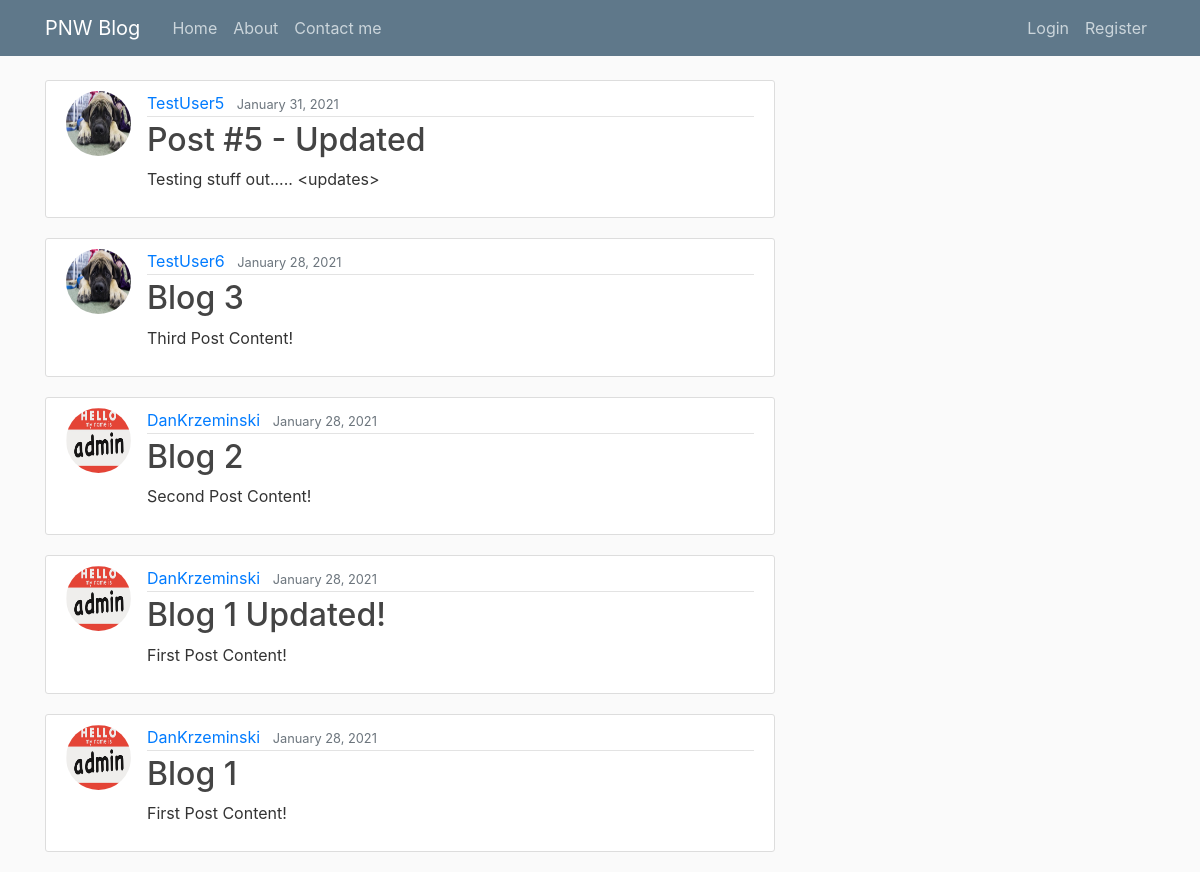
/, run on an earlier commit of the app's database.
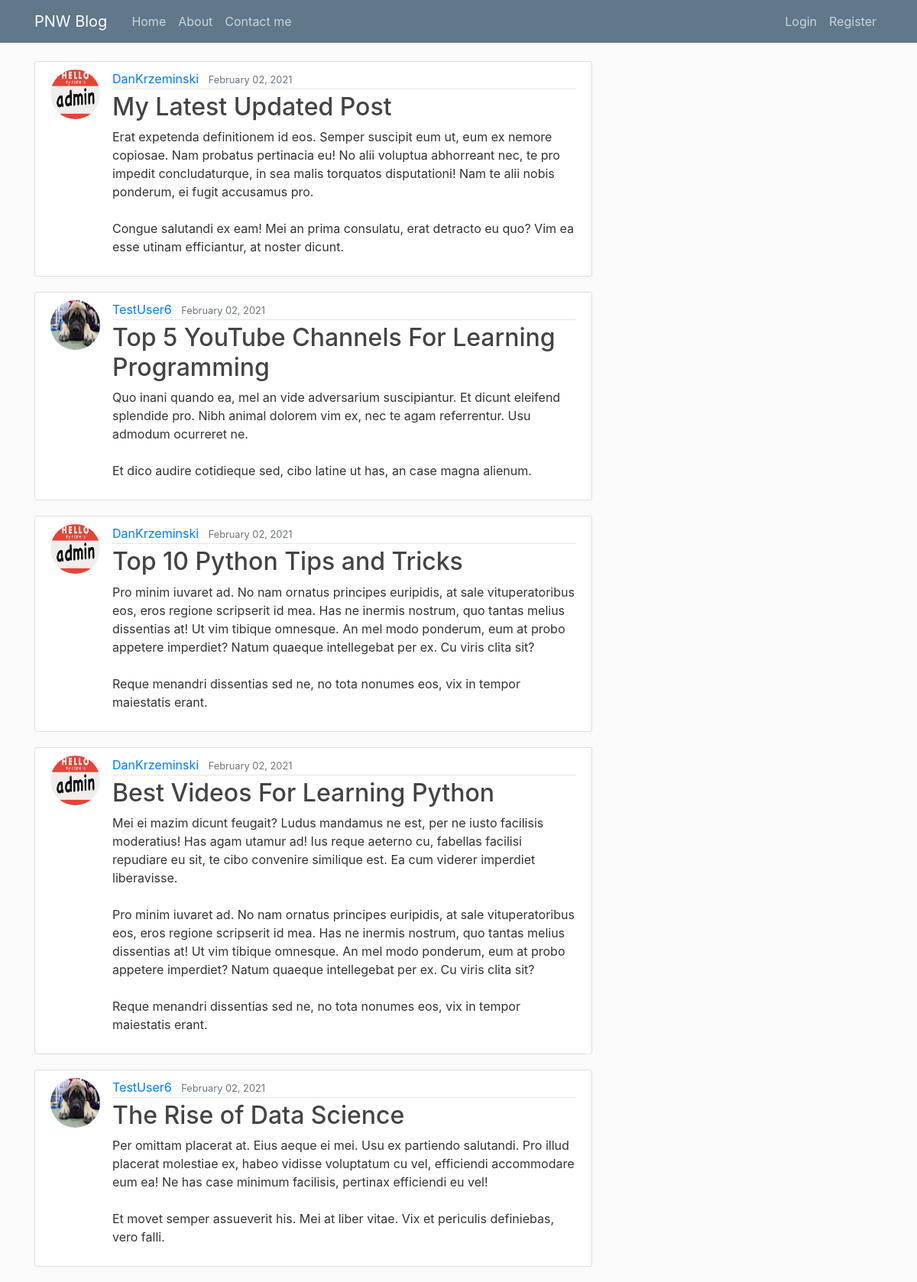
And on a later commit of the database.
### blog/models.py (models this page shows, shortened)
class Post (models.Model):
    title = models.CharField(max_length=100)
    content = models.TextField()
    date_posted = models.DateTimeField(default=timezone.now)
    author = models.ForeignKey(User, on_delete=models.CASCADE)

### users/models.py (models this page shows, shortened)
class Profile(models.Model):
    user = models.OneToOneField(User, on_delete=models.CASCADE)
    image = models.ImageField(default='default.jpg', upload_to='profile_pics')

### blog/views.py (the view)
# urls.py: path('', PostListView.as_view(), name='blog-home'),
class PostListView(ListView):
    model = Post
    template_name = 'blog/home.html'
    context_object_name = 'posts'
    ordering = ['-date_posted']
    paginate_by = 5

### blog/templates/blog/home.html
{% extends "blog/base.html" %}
{% block content %}
    {% for post in posts %}
       <article class="media content-section">
        <img class="rounded-circle article-img" src="{{ post.author.profile.image.url }}">
          <div class="media-body">
            <div class="article-metadata">
              <a class="mr-2" href="#">{{ post.author }}</a>
              <small class="text-muted">{{ post.date_posted|date:"F d, Y" }}</small>
            </div>
            <h2><a class="article-title" href="{% url 'post-detail' post.id%}">{{ post.title }}</a></h2>
            <p class="article-content">{{ post.content }}</p>
          </div>
        </article>
    {% endfor %}
{% endblock content %}

What changed in the data, as far as the page shows it:
no longer on this page (row unchanged): Post: author.profile.image (picture), author "TestUser5", date_posted "January 31, 2021", title "Post #5 - Updated", content "Testing stuff out..... <updates>"
no longer on this page (row unchanged): Post: author.profile.image (picture), author "TestUser6", date_posted "January 28, 2021", title "Blog 3", content "Third Post Content!"
no longer on this page (row unchanged): Post: author.profile.image (picture), author "DanKrzeminski", date_posted "January 28, 2021", title "Blog 2", content "Second Post Content!"
no longer on this page (row unchanged): Post: author.profile.image (picture), author "DanKrzeminski", date_posted "January 28, 2021", title "Blog 1 Updated!", content "First Post Content!"
no longer on this page (row unchanged): Post: author.profile.image (picture), author "DanKrzeminski", date_posted "January 28, 2021", title "Blog 1", content "First Post Content!"
added Post: author.profile.image (picture), author "DanKrzeminski", date_posted "February 02, 2021", title "My Latest Updated Post", content "Erat expetenda definitionem id eos. Semper suscipit eum ut, eum ex nemore copiosae. Nam probatus pertinacia eu! No alii voluptua abhorreant nec, te pro impedit concludaturque, in sea malis torquatos disputationi! Nam te alii nobis ponderum, ei fugit accusamus pro. Congue salutandi ex eam! Mei an prima consulatu, erat detracto eu quo? Vim ea esse utinam efficiantur, at noster dicunt."
added Post: author.profile.image (picture), author "TestUser6", date_posted "February 02, 2021", title "Top 5 YouTube Channels For Learning Programming", content "Quo inani quando ea, mel an vide adversarium suscipiantur. Et dicunt eleifend splendide pro. Nibh animal dolorem vim ex, nec te agam referrentur. Usu admodum ocurreret ne. Et dico audire cotidieque sed, cibo latine ut has, an case magna alienum."
added Post: author.profile.image (picture), author "DanKrzeminski", date_posted "February 02, 2021", title "Top 10 Python Tips and Tricks", content "Pro minim iuvaret ad. No nam ornatus principes euripidis, at sale vituperatoribus eos, eros regione scripserit id mea. Has ne inermis nostrum, quo tantas melius dissentias at! Ut vim tibique omnesque. An mel modo ponderum, eum at probo appetere imperdiet? Natum quaeque intellegebat per ex. Cu viris clita sit? Reque menandri dissentias sed ne, no tota nonumes eos, vix in tempor maiestatis erant."
added Post: author.profile.image (picture), author "DanKrzeminski", date_posted "February 02, 2021", title "Best Videos For Learning Python", content "Mei ei mazim dicunt feugait? Ludus mandamus ne est, per ne iusto facilisis moderatius! Has agam utamur ad! Ius reque aeterno cu, fabellas facilisi repudiare eu sit, te cibo convenire similique est. Ea cum viderer imperdiet liberavisse. Pro minim iuvaret ad. No nam ornatus principes euripidis, at sale vituperatoribus eos, eros regione scripserit id mea. Has ne inermis nostrum, quo tantas melius dissentias at! Ut vim tibique omnesque. An mel modo ponderum, eum at probo appetere imperdiet? Natum quaeque intellegebat per ex. Cu viris clita sit? Reque menandri dissentias sed ne, no tota nonumes eos, vix in tempor maiestatis erant."
added Post: author.profile.image (picture), author "TestUser6", date_posted "February 02, 2021", title "The Rise of Data Science", content "Per omittam placerat at. Eius aeque ei mei. Usu ex partiendo salutandi. Pro illud placerat molestiae ex, habeo vidisse voluptatum cu vel, efficiendi accommodare eum ea! Ne has case minimum facilisis, pertinax efficiendi eu vel! Et movet semper assueverit his. Mei at liber vitae. Vix et periculis definiebas, vero falli."
